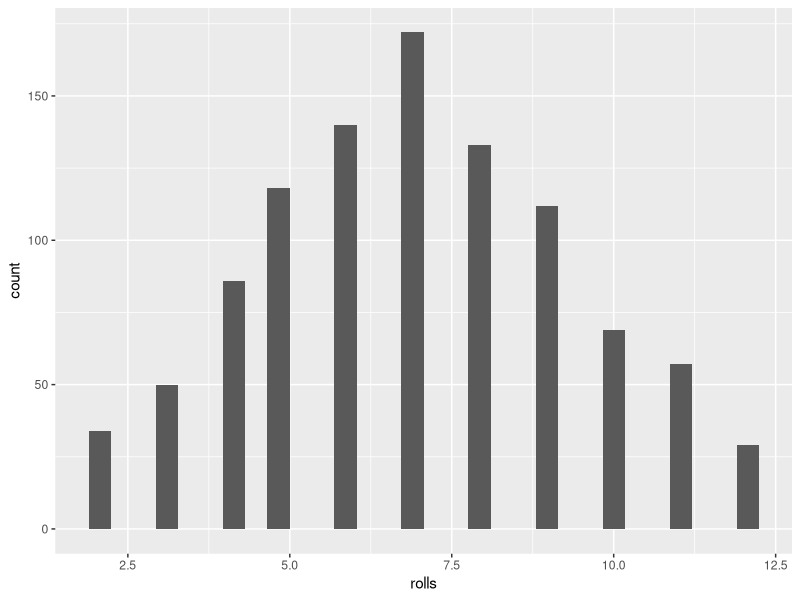

This chart was generated by the following R code:
## ---- chunk 1
knitr::opts_chunk$set(echo = FALSE)

library(tidyverse)

## ---- chunk 2

dice <- function(n) {
 x <- sample(1:6, 1)
  
  return(x)
  }

## ---- chunk 3

roll_twice <- function() {
  dice() + dice()
  }

## ---- chunk 4

roll_dice_notusing <- function(n = 1){
  dice() + dice()
  
results <- vector(mode = "integer", length = n)

for(i in 1:n){
  results[i] <- dice() + dice()
}
return(results)

}

## ---- chunk 5

roll_dice <- function(n){
  
map_int(1:n, ~ dice() + dice())
  
}

## ---- chunk 6

data <- tibble(rolls = roll_dice(1000))

ggplot(data, aes(x = rolls)) +
  geom_histogram()

## ---- chunk 7

x <- tibble(rolls = roll_dice(10000))

x %>% mutate(include_7_or_11 = ifelse(rolls %in% c(7,11), TRUE, FALSE)) %>% 
summarise(prop = sum(include_7_or_11)/n())

## ---- chunk 8

# # of throws 1:100, three throws of dice

x <- tibble(replication = 1:100,
            throws = map(replication, ~ roll_dice(n = 3))) %>% 
  mutate(all_winners = ifelse(7 %in% unlist(throws), TRUE, FALSE))


